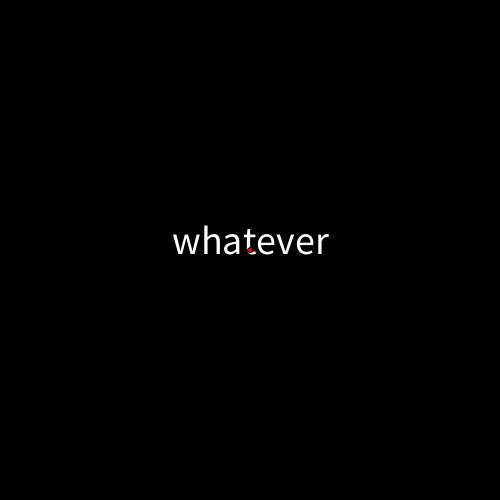
Frame 1 (no input)
Frame 60 (the mouse pressed at the canvas centre just before this capture): identical to frame 1, image omitted
Frame 120 (the mouse held since frame 60 and released just before this capture): identical to frame 1, image omitted

The Processing sketch that drew this single still picture (run headless with seeded random() and noise(); from frame 60 on, the mouse is pressed at the canvas centre):

// Processing sketch: centeredText
// ── centeredText.pde
String mytext;
char c;

void setup() {
  size(500,500);
  mytext = "whatever";  
}

void draw() {  
  background(0);
  textSize(40);  
  textAlign(CENTER, CENTER);  
  fill(255);
  text(mytext, width/2,height/2-10);
  fill(255,0,0);
  ellipse(width/2, height/2,5,5);
}
